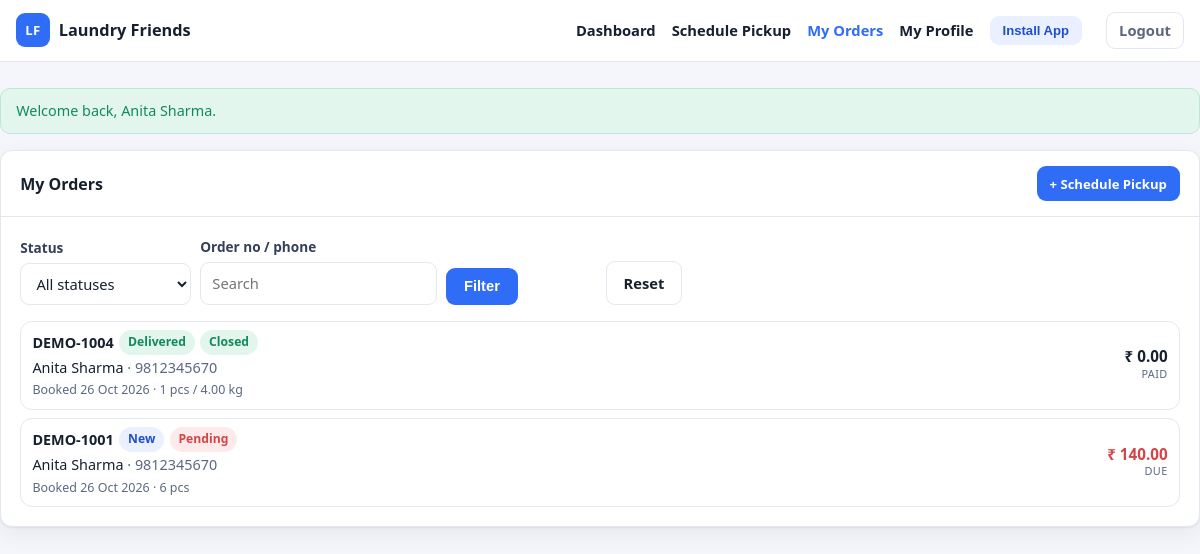
/customer/orders.php (signed in), run on the app's committed database.
### tables this page shows
CREATE TABLE IF NOT EXISTS orders (
  id INT UNSIGNED AUTO_INCREMENT PRIMARY KEY,
  order_number VARCHAR(30) NOT NULL,
  customer_id INT UNSIGNED NOT NULL,
  source ENUM('customer','admin') NOT NULL DEFAULT 'admin',
  pricing_mode ENUM('per_item','per_kg') NOT NULL DEFAULT 'per_item',
  status ENUM('new','pickup_assigned','picked_up','processing','ready_for_delivery','out_for_delivery','delivered','cancelled') NOT NULL DEFAULT 'new',
  payment_status ENUM('pending','partial','paid') NOT NULL DEFAULT 'pending',
  order_date DATE NOT NULL,
  scheduled_pickup_date DATE NULL,
  scheduled_delivery_date DATE NULL,
  contact_name VARCHAR(100) NOT NULL,
  contact_phone VARCHAR(20) NOT NULL,
  delivery_address TEXT NOT NULL,
  pickup_latitude DECIMAL(10,7) NULL,
  pickup_longitude DECIMAL(10,7) NULL,
  pickup_place_id VARCHAR(255) NULL,
  pickup_staff_id INT UNSIGNED NULL,
  delivery_staff_id INT UNSIGNED NULL,
  pickup_assigned_at DATETIME NULL,
  delivery_assigned_at DATETIME NULL,
  pickup_completed_at DATETIME NULL,
  delivery_completed_at DATETIME NULL,
  subtotal DECIMAL(12,2) NOT NULL DEFAULT 0,
  discount_amount DECIMAL(12,2) NOT NULL DEFAULT 0,
  delivery_charge DECIMAL(12,2) NOT NULL DEFAULT 0,
  tax_amount DECIMAL(12,2) NOT NULL DEFAULT 0,
  total_amount DECIMAL(12,2) NOT NULL DEFAULT 0,
  paid_amount DECIMAL(12,2) NOT NULL DEFAULT 0,
  notes TEXT NULL,
  staff_notes TEXT NULL,
  created_by INT UNSIGNED NULL,
  created_at DATETIME NOT NULL DEFAULT CURRENT_TIMESTAMP,
  updated_at DATETIME NOT NULL DEFAULT CURRENT_TIMESTAMP ON UPDATE CURRENT_TIMESTAMP,
  UNIQUE KEY uq_orders_number (order_number),
  KEY idx_orders_customer (customer_id),
  KEY idx_orders_status (status),
  KEY idx_orders_pickup_staff (pickup_staff_id),
  KEY idx_orders_delivery_staff (delivery_staff_id),
  KEY idx_orders_payment (payment_status),
  KEY idx_orders_date (order_date)
);

### config/helpers.php (called while the page is built, shortened)
<?php
function e(?string $value): string
{
    return htmlspecialchars((string) $value, ENT_QUOTES | ENT_SUBSTITUTE, 'UTF-8');
}
function url(string $path = ''): string
{
    return BASE_URL . '/' . ltrim($path, '/');
}
function query(string $key, string $default = ''): string
{
    $value = $_GET[$key] ?? $default;
    return is_string($value) ? trim($value) : $default;
}
function money(float $amount): string
{
    return APP_CURRENCY . ' ' . number_format($amount, 2);
}
function order_statuses(): array
{
    return [
        'new' => 'New',
        'pickup_assigned' => 'Pickup Assigned',
        'picked_up' => 'Picked Up',
        'processing' => 'Processing',
        'ready_for_delivery' => 'Ready for Delivery',
        'out_for_delivery' => 'Out for Delivery',
        'delivered' => 'Delivered',
        'cancelled' => 'Cancelled',
    ];
}
function order_status_label(string $status): string
{
    $all = order_statuses();
    return $all[$status] ?? ucwords(str_replace('_', ' ', $status));
}
function payment_statuses(): array
{
    return [
        'pending' => 'Pending',
        'partial' => 'Partially Paid',
        'paid' => 'Paid',
    ];
}
function payment_status_label(string $status): string
{
    $all = payment_statuses();
    return $all[$status] ?? ucfirst($status);
}
function format_date(?string $date): string
{
    if ($date === null || $date === '') {
        return '—';
    }
    $ts = strtotime($date);
    return $ts === false ? '—' : date('d M Y', $ts);
}
function status_badge(string $status): string
{
    $map = [
        'new' => 'badge-info',
        'pickup_assigned' => 'badge-info',
        'picked_up' => 'badge-purple',
        'processing' => 'badge-purple',
        'ready_for_delivery' => 'badge-warn',
        'out_for_delivery' => 'badge-warn',
        'delivered' => 'badge-success',
        'cancelled' => 'badge-muted',
        'pending' => 'badge-danger',
        'partial' => 'badge-warn',
        'paid' => 'badge-success',
    ];
    return $map[$status] ?? 'badge-muted';
}

### config/db.php (called while the page is built, shortened)
<?php
function db(): PDO
{
    static $pdo = null;
    if ($pdo instanceof PDO) {
        return $pdo;
    }
    $dsn = 'mysql:host=' . DB_HOST . ';port=' . DB_PORT . ';dbname=' . DB_NAME . ';charset=utf8mb4';
    try {
        $pdo = new PDO($dsn, DB_USER, DB_PASS, [
            PDO::ATTR_ERRMODE => PDO::ERRMODE_EXCEPTION,
            PDO::ATTR_DEFAULT_FETCH_MODE => PDO::FETCH_ASSOC,
            PDO::ATTR_EMULATE_PREPARES => false,
        ]);
    } catch (PDOException $e) {
        app_log_throwable($e);
        throw new RuntimeException('Database connection failed. Please try again in a moment.', 0, $e);
    }
    return $pdo;
}
function db_all(string $sql, array $params = []): array
{
    $stmt = db()->prepare($sql);
    $stmt->execute($params);
    return $stmt->fetchAll();
}
function db_row(string $sql, array $params = []): ?array
{
    $stmt = db()->prepare($sql);
    $stmt->execute($params);
    $row = $stmt->fetch();
    return $row === false ? null : $row;
}
function db_value(string $sql, array $params = [], mixed $default = null): mixed
{
    $stmt = db()->prepare($sql);
    $stmt->execute($params);
    $value = $stmt->fetchColumn();
    return $value === false ? $default : $value;
}

### config/auth.php (called while the page is built, shortened)
<?php
function current_user(): ?array
{
    static $user = null;
    static $loaded = false;
    if ($loaded) {
        return $user;
    }
    $user = db_row('SELECT * FROM users WHERE id = ? AND is_active = 1', [(int) $_SESSION['user_id']]);
    return $user;
}
function require_login(bool $allowPasswordChange = false): array
{
    $user = current_user();
    return $user;
}
function require_roles(array $roles): array
{
    $user = require_login();
    return $user;
}
function require_customer(): array
{
    return require_roles(['customer']);
}

### includes/orders.php (called while the page is built, shortened)
<?php
function order_is_closed(array $order): bool
{
    return (string) ($order['status'] ?? '') === 'delivered'
        && (string) ($order['payment_status'] ?? '') === 'paid';
}
function customer_for_user(int $userId): ?array
{
    return db_row('SELECT * FROM customers WHERE user_id = ?', [$userId]);
}

### includes/order-tiles.php (the view, shortened to what this page needs)
<?php
function order_items_summary(int $orderId): string
{
    $row = db_row(
        'SELECT COUNT(*) AS line_count, COALESCE(SUM(qty), 0) AS pcs, COALESCE(SUM(weight_kg), 0) AS kg
         FROM order_items WHERE order_id = ?',
        [$orderId]
    );
    $pcs = (int) $row['pcs'];
    $kg = (float) $row['kg'];
    $parts = [];
    if ($pcs > 0) {
        $parts[] = $pcs . ' pcs';
    }
    if ($kg > 0) {
        $parts[] = number_format($kg, 2) . ' kg';
    }
    return $parts === [] ? (string) $row['line_count'] . ' item(s)' : implode(' / ', $parts);
}
function order_tile(array $order, array $options = []): void
{
    $orderId = (int) $order['id'];
    $total = (float) ($order['total_amount'] ?? 0);
    $paid = (float) ($order['paid_amount'] ?? 0);
    $due = max(0.0, $total - $paid);
    $paidUp = (string) ($order['payment_status'] ?? '') === 'paid';
    $closed = order_is_closed($order);
    $status = (string) ($order['status'] ?? '');
    $address = trim((string) ($order['delivery_address'] ?? ''));
    $pickupStaff = null;
    if (!empty($order['pickup_staff_id'])) {
        $name = db_value('SELECT name FROM users WHERE id = ?', [(int) $order['pickup_staff_id']], '');
        $pickupStaff = $name !== '' ? (string) $name : 'Assigned';
    }
    $deliveryStaff = null;
    if (!empty($order['delivery_staff_id'])) {
        $name = db_value('SELECT name FROM users WHERE id = ?', [(int) $order['delivery_staff_id']], '');
        $deliveryStaff = $name !== '' ? (string) $name : 'Assigned';
    }
    $details = [
        'Address' => $address !== '' ? $address : '—',
        'Order date' => format_date((string) ($order['order_date'] ?? '')),
        'Pickup date' => format_date((string) ($order['scheduled_pickup_date'] ?? '')),
        'Delivery date' => format_date((string) ($order['scheduled_delivery_date'] ?? '')),
        'Pickup staff' => $pickupStaff ?? 'Not assigned',
        'Delivery staff' => $deliveryStaff ?? 'Not assigned',
        'Items' => order_items_summary($orderId),
        'Total' => money($total),
        'Paid' => money($paid),
    ];
    $note = (string) ($options['note'] ?? '');
    $oldDues = $options['old_dues'] ?? null;
    ?>
    <article class="tile<?= $oldDues !== null && (float) $oldDues > 0 ? ' tile-has-dues' : '' ?>">
        <details class="tile-fold"<?= !empty($options['open']) ? ' open' : '' ?>>
            <summary class="tile-head">
                <div class="tile-main">
                    <div class="tile-line">
                        <strong class="tile-id"><?= e((string) ($order['order_number'] ?? ('#' . $orderId))) ?></strong>
                        <span class="badge <?= e(status_badge($status)) ?>"><?= e(order_status_label($status)) ?></span>
                        <?php if (!$paidUp): ?>
                            <span class="badge <?= e(status_badge((string) ($order['payment_status'] ?? 'pending'))) ?>"><?= e(payment_status_label((string) ($order['payment_status'] ?? 'pending'))) ?></span>
                        <?php endif; ?>
                        <?php if ($closed): ?>
                            <span class="badge badge-success" title="Delivered and fully paid - no more items can be added">Closed</span>
                        <?php endif; ?>
                    </div>
                    <div class="tile-cust">
                        <?= e((string) ($order['contact_name'] ?? '')) ?>
                        <?php if (!empty($order['contact_phone'])): ?>
                            <span class="subtle"> &middot; <?= e((string) $order['contact_phone']) ?></span>
                        <?php endif; ?>
                    </div>
                    <?php if ($note !== ''): ?>
                        <div class="tile-note"><?= e($note) ?></div>
                    <?php endif; ?>
                </div>
                <div class="tile-side">
                    <strong class="tile-money<?= $due > 0 ? ' is-due' : '' ?>"><?= e(money($due)) ?></strong>
                    <span class="tile-money-label"><?= $due > 0 ? 'due' : ($paidUp ? 'paid' : 'balance') ?></span>
                </div>
            </summary>
        </details>
    </article>
    <?php
}
    ?>

### customer/orders.php (shortened to what this page needs)
<?php
require_once dirname(__DIR__) . '/bootstrap.php';
require_once dirname(__DIR__) . '/includes/layout.php';
require_once dirname(__DIR__) . '/includes/orders.php';
require_once dirname(__DIR__) . '/includes/order-tiles.php';
$user = require_customer();
$customer = customer_for_user((int) $user['id']);
$customerId = (int) $customer['id'];
$search = query('q');
$where = ['customer_id = ?'];
$params = [$customerId];
$orders = db_all(
    'SELECT * FROM orders WHERE ' . implode(' AND ', $where) . ' ORDER BY id DESC LIMIT 100',
    $params
);
?>
<div class="panel">
    <div class="panel-head">
        <h2>My Orders</h2>
        <a class="btn btn-sm" href="<?= e(url('customer/schedule-pickup.php')) ?>">+ Schedule Pickup</a>
    </div>
    <div class="panel-body">
        <form method="get" class="filter-form mb-1">
            <div class="form-group">
                <label for="status">Status</label>
                <select name="status" id="status" data-auto-submit>
                    <option value="">All statuses</option>
                </select>
            </div>
            <div class="form-group">
                <label for="q">Order no / phone</label>
                <input type="search" id="q" name="q" value="<?= e($search) ?>" placeholder="Search">
            </div>
            <div class="form-group">
                <button class="btn" type="submit">Filter</button>
            </div>
            <div class="form-group">
                <a class="btn btn-ghost" href="<?= e(url('customer/orders.php')) ?>">Reset</a>
            </div>
        </form>
        <?php if ($orders === []): ?>
            <div class="empty-state">
                <strong>No orders found</strong>
                Adjust the filters or schedule a new pickup.
            </div>
        <?php else: ?>
            <?php foreach ($orders as $order): ?>
                <?php
                echo order_tile($order, [
                    'note' => 'Booked ' . format_date((string) $order['order_date']) . ' · ' . order_items_summary((int) $order['id']),
                    'actions' => '<a class="btn btn-sm btn-ghost" href="' . e(url('customer/order-view.php?id=' . (int) $order['id'])) . '">View details</a>',
                ]);
                ?>
            <?php endforeach; ?>
        <?php endif; ?>
    </div>
</div>

### data on the page
orders: order_number "DEMO-1004", status "Delivered", payment_status "Closed", contact_name "Anita Sharma", contact_phone "9812345670", note "Booked 26 Oct 2026 · 1 pcs / 4.00 kg", money($due) "₹ 0.00"
orders: order_number "DEMO-1001", status "New", payment_status "Pending", contact_name "Anita Sharma", contact_phone "9812345670", note "Booked 26 Oct 2026 · 6 pcs", money($due) "₹ 140.00", shows "DUE"

### other printed values
APP_NAME "Laundry Friends"
$item['label'] "Dashboard"
$item['label'] "Schedule Pickup"
$item['label'] "My Orders"
$item['label'] "My Profile"
$flash['message'] "Welcome back, Anita Sharma."
